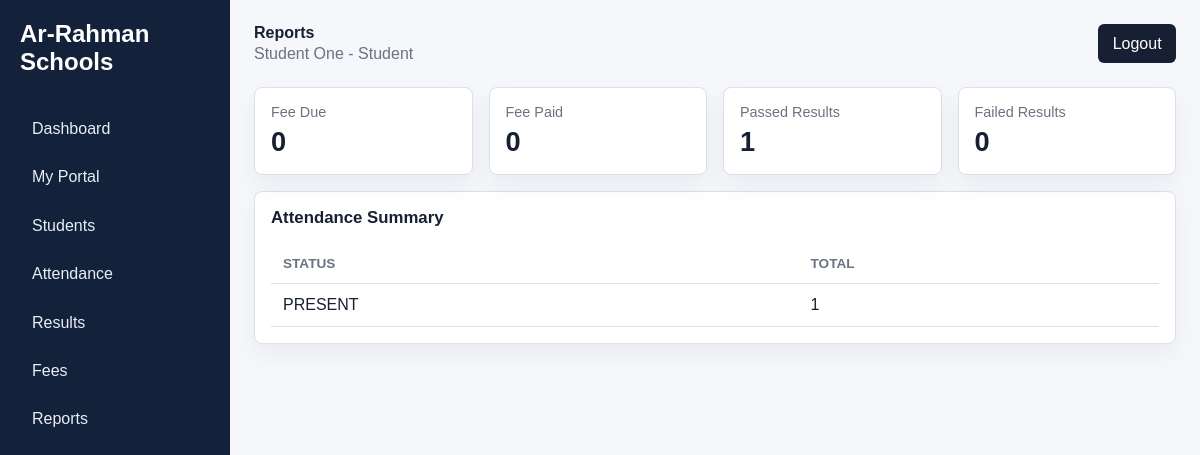
The page /reports/ (signed in) on the database its author committed.
### accounts/models.py (models this page shows, shortened)
class User(AbstractUser):
    class Role(models.TextChoices):
        ADMIN = "ADMIN", "Admin"
        TEACHER = "TEACHER", "Teacher"
        STUDENT = "STUDENT", "Student"
    role = models.CharField(max_length=20, choices=Role.choices, default=Role.STUDENT)
    @property
    def is_admin_role(self):
        return self.role == self.Role.ADMIN or self.is_superuser
    @property
    def is_student_role(self):
        return self.role == self.Role.STUDENT

### academics/models.py (models this page shows, shortened)
class Attendance(models.Model):
    class Status(models.TextChoices):
        PRESENT = "PRESENT", "Present"
        ABSENT = "ABSENT", "Absent"
        LATE = "LATE", "Late"
    student = models.ForeignKey(StudentProfile, on_delete=models.CASCADE, related_name="attendance")
    date = models.DateField()
    status = models.CharField(max_length=20, choices=Status.choices)
    marked_by = models.ForeignKey(settings.AUTH_USER_MODEL, on_delete=models.SET_NULL, null=True, blank=True)
    class Meta:
        unique_together = ("student", "date")
        ordering = ["-date", "student__admission_no"]

### academics/views.py (the view)
# urls.py: path("reports/", views.reports, name="reports"),
@login_required
def reports(request):
    students = role_queryset(request.user, StudentProfile.objects.all())
    attendance_summary = role_queryset(request.user, Attendance.objects.all()).values("status").annotate(total=Count("id"))
    fee_summary = role_queryset(request.user, FeePayment.objects.all()).aggregate(
        due=Sum("amount_due"),
        paid=Sum("amount_paid"),
    )
    grade_summary = role_queryset(request.user, GradeResult.objects.all()).filter(score__gte=0).aggregate(
        passed=Count("id", filter=Q(score__gte=60)),
        failed=Count("id", filter=Q(score__lt=60)),
    )
    return render(
        request,
        "academics/reports.html",
        {
            "students": students,
            "attendance_summary": attendance_summary,
            "fee_summary": fee_summary,
            "grade_summary": grade_summary,
        },
    )

### academics/views.py (called while the page is built, shortened)
def role_queryset(user, queryset):
    model = queryset.model
    if user.is_superuser or user.role == User.Role.ADMIN:
        return queryset
    if user.role == User.Role.STUDENT and hasattr(user, "student_profile"):
        if model is StudentProfile:
            return queryset.filter(pk=user.student_profile.pk)
        return queryset.filter(student=user.student_profile)

### templates/academics/reports.html
{% extends "base.html" %}
{% block page_title %}Reports{% endblock %}
{% block content %}
<section class="metrics">
  <article><span>Fee Due</span><strong>{{ fee_summary.due|default:0 }}</strong></article>
  <article><span>Fee Paid</span><strong>{{ fee_summary.paid|default:0 }}</strong></article>
  <article><span>Passed Results</span><strong>{{ grade_summary.passed|default:0 }}</strong></article>
  <article><span>Failed Results</span><strong>{{ grade_summary.failed|default:0 }}</strong></article>
</section>
<section class="panel">
  <h2>Attendance Summary</h2>
  <table><tr><th>Status</th><th>Total</th></tr>
  {% for row in attendance_summary %}<tr><td>{{ row.status }}</td><td>{{ row.total }}</td></tr>{% empty %}<tr><td colspan="2">No attendance data.</td></tr>{% endfor %}
  </table>
</section>
{% endblock %}

### templates/base.html (shortened to what this page needs)
{% load static %}
<!doctype html>
<html lang="en">
<head>
  <link rel="stylesheet" href="{% static 'css/styles.css' %}">
</head>
<body>
  <aside class="sidebar">
    <div class="brand">Ar-Rahman Schools</div>
    <nav>
      <a href="{% url 'dashboard' %}">Dashboard</a>
      {% if user.is_student_role %}<a href="{% url 'student_portal' %}">My Portal</a>{% endif %}
      <a href="{% url 'students' %}">Students</a>
      <a href="{% url 'attendance' %}">Attendance</a>
      <a href="{% url 'results' %}">Results</a>
      <a href="{% url 'fees' %}">Fees</a>
      <a href="{% url 'reports' %}">Reports</a>
    </nav>
  </aside>
  <main class="main">
    <header class="topbar">
      <div>
        <strong>{% block page_title %}Dashboard{% endblock %}</strong>
        {% if user.is_authenticated %}<span>{{ user.get_full_name|default:user.username }} - {{ user.get_role_display }}</span>{% endif %}
      </div>
      {% if user.is_authenticated %}
        <form method="post" action="{% url 'logout' %}">{% csrf_token %}<button>Logout</button></form>
      {% endif %}
    </header>
    {% block content %}{% endblock %}
  </main>
</body>
</html>

### static/css/styles.css (style rules this page uses)
:root { --bg: #f5f7fb; --panel: #ffffff; --ink: #172033; --muted: #6b7280; --line: #d9e0ea; --brand: #126b68; --brand-dark: #0d4e4c; --accent: #b7422c; }
* { box-sizing: border-box; }
body { margin: 0; min-height: 100vh; display: flex; background: var(--bg); color: var(--ink); font-family: Arial, Helvetica, sans-serif; }
a { color: inherit; text-decoration: none; }
button, input, select, textarea { font: inherit; }
button { border: 0; border-radius: 6px; background: var(--ink); color: white; padding: 0.65rem 0.9rem; cursor: pointer; }
.sidebar { width: 230px; min-height: 100vh; background: #13213a; color: white; padding: 1.25rem; position: fixed; }
.brand { font-size: 1.5rem; font-weight: 800; margin-bottom: 2rem; }
.sidebar nav { display: grid; gap: 0.4rem; }
.sidebar a { border-radius: 6px; color: #e9eef7; padding: 0.75rem; }
.main { flex: 1; margin-left: 230px; padding: 1.5rem; }
.topbar { display: flex; justify-content: space-between; align-items: center; gap: 1rem; margin-bottom: 1.5rem; }
.topbar span { color: var(--muted); display: block; margin-top: 0.2rem; }
.metrics { display: grid; gap: 1rem; grid-template-columns: repeat(4, minmax(0, 1fr)); margin-bottom: 1rem; }
.metrics article, .panel, .login-panel { background: var(--panel); border: 1px solid var(--line); border-radius: 8px; box-shadow: 0 10px 25px rgba(17, 24, 39, 0.05); }
.metrics article { padding: 1rem; }
.metrics span { color: var(--muted); display: block; font-size: 0.9rem; }
.metrics strong { display: block; font-size: 1.7rem; margin-top: 0.35rem; }
.panel { margin-bottom: 1rem; overflow: hidden; padding: 1rem; }
.panel h2 { font-size: 1.05rem; margin: 0 0 1rem; }
table { border-collapse: collapse; width: 100%; }
th, td { border-bottom: 1px solid var(--line); padding: 0.75rem; text-align: left; vertical-align: top; }
th { color: var(--muted); font-size: 0.85rem; text-transform: uppercase; }

### rows shown on the page
User: get_full_name "Student One", role "Student"
Attendance: status "PRESENT", total "1"

### other values the page prints
{{ fee_summary.due|default:0 }} "0"
{{ fee_summary.paid|default:0 }} "0"
{{ grade_summary.passed|default:0 }} "1"
{{ grade_summary.failed|default:0 }} "0"
